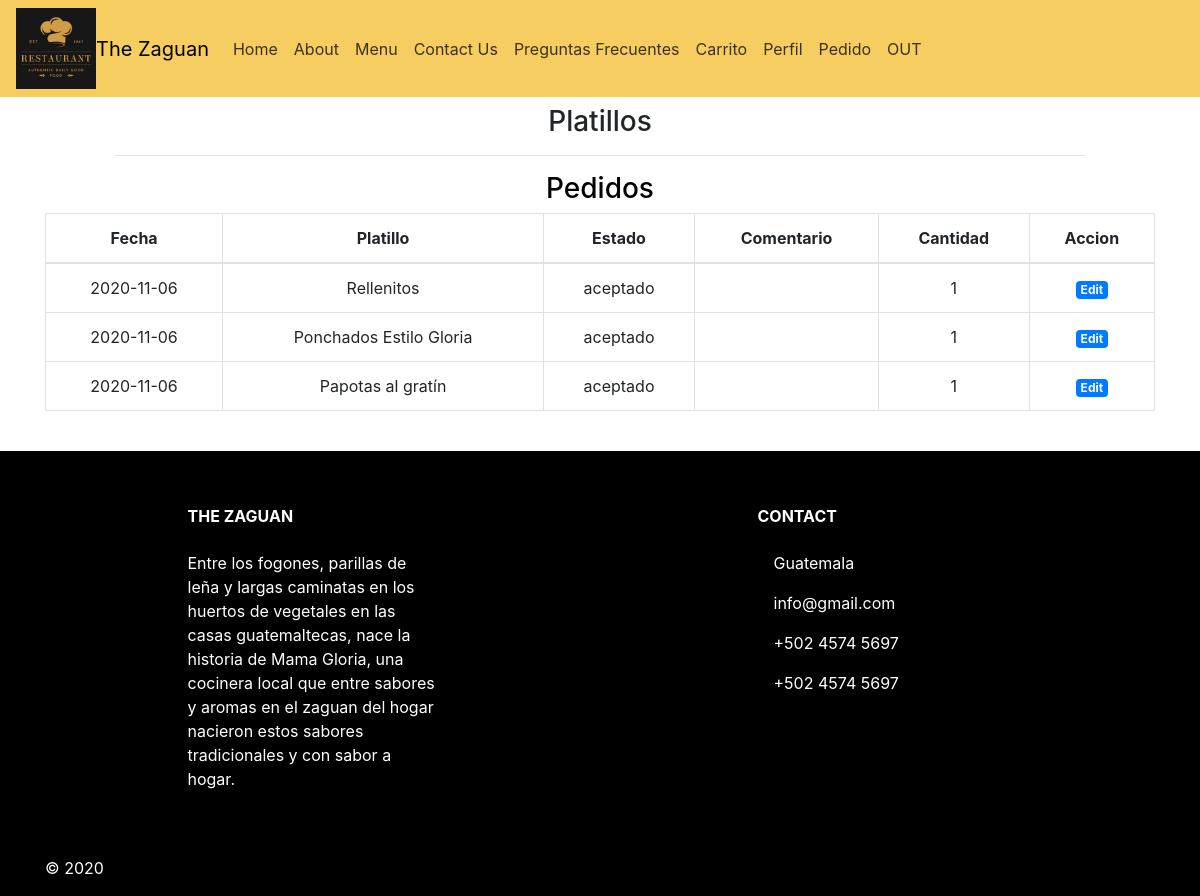
/ordenar/pedido.php (signed in), run on the app's committed database.
### tables this page shows
CREATE TABLE `pedido` (
  `ID_pedido` int(11) NOT NULL,
  `ID_user` int(11) NOT NULL,
  `ID_platillo` int(11) NOT NULL,
  `ID_status` int(11) NOT NULL,
  `Comentario` varchar(150) NOT NULL,
  `fecha` date NOT NULL,
  `Cantidad` int(11) NOT NULL,
  `Total` int(11) NOT NULL
);

CREATE TABLE `platillo` (
  `ID_platillo` int(11) NOT NULL,
  `ID_status` int(11) NOT NULL,
  `tipo_img` varchar(50) NOT NULL,
  `img` longblob NOT NULL,
  `nombre` varchar(50) NOT NULL,
  `precio` int(11) NOT NULL,
  `detalle` varchar(200) NOT NULL
);

CREATE TABLE `estatus` (
  `ID_status` int(11) NOT NULL,
  `status` varchar(50) NOT NULL
);

### ordenar/pedido.php (the view, shortened to what this page needs)
<!doctype html>
<html lang="en">
  <head>
    <link href="../sass/style.css" rel="stylesheet">
    <link rel="stylesheet" href="https://stackpath.bootstrapcdn.com/bootstrap/4.3.1/css/bootstrap.min.css">
  </head>
  <body class="text-center">
    <header>
    <nav class="navbar navbar-expand-xl navbar_intems " id="l"> <img src="../img/Logo.JPG" alt=80px width="80px"><a class="navbar-brand" href="#">The Zaguan</a>
           <div class="collapse navbar-collapse" id="navbarNavAltMarkup">
            <div class="navbar-nav"> <a class="nav-item nav-link active" href="../paginas/Home.php">Home <span class="sr-only">(current)</span></a>
               <a class="nav-item nav-link" href="../paginas/about.html">About</a> <a class="nav-item nav-link" href="../paginas/menu.php">Menu</a>
               <a class="nav-item nav-link" href="../paginas/contact.php"> Contact Us</a> <a class="nav-item nav-link" href="../paginas/preguntas.php"> Preguntas Frecuentes</a>
               <a class="nav-item nav-link" href="../ordenar/orde.php"> Carrito</a>
               <a class="nav-item nav-link" href="../perfiles/usuario.php"> Perfil</a>
               <a class="nav-item nav-link" href="../ordenar/pedido.php">Pedido</a>
               <a class="nav-item nav-link" href="../paginas/logout.php"> OUT</a>
                <a class="nav-item nav-link disabled" href="#"></a> </div> </div>
              </nav>
              <nav>
                <div class ="container-fluid">
                  <div class="row justify-content-center">
                    <div class= "col-md-10">
                      <h3 class="text-center mt-2"> Platillos </h3>
                      <hr>
                    </div>
                  </div>
                </div>
              </nav>
    </header>
   <section id="n1">
      <div class= "container">
      <div class="row">
          <div class="col-md-12">
          <h3 class="text-center"> Pedidos </h3>
          <div class=" table-responsive-md">
            <table class="table table-bordered table-hover">
            <thead>
                <tr>
                  <th>Fecha</th>
                  <th>Platillo</th>
                  <th>Estado</th>
                  <th>Comentario</th>
                  <th>Cantidad</th>
                  <th>Accion</th>
                </tr>
            </thead>
            <tbody>
              <?php
                include '../conexion/conexion.php';
                $user = $_SESSION['ID'];
                $result = $mysqli->query("SELECT p.ID_pedido, p.Comentario, p.ID_user, p.fecha, p.Cantidad, p1.nombre, e.status FROM
                pedido p inner join
                 estatus e on p.ID_status = e.ID_status inner join platillo p1 on p.`ID_platillo`= p1.`ID_platillo` where p.ID_user = $user") or die($mysqli->error);
                while ($row = mysqli_fetch_assoc($result)){
              ?>
              <tr>
                <td><?php echo $row['fecha']?></td>
                <td><?php echo $row['nombre']?></td>
                <td><?php echo $row['status']?></td>
                <td><?php echo $row['Comentario']?></td>
                <td><?php echo $row['Cantidad']?></td>
                <td>
                <a href="update.php?edit=<?php echo $row['ID_pedido']?> " class="badge badge-primary">Edit</a>
                </td>
              </tr>
                <?php }?>
            </tbody>
            </table>
          </div>
         </div>
        </div>
        <br>
    </section>
  <footer class="page-footer font-small mdb-color pt-4" id="f">
      <div class="container text-center text-md-left">
        <div class="row text-center text-md-left mt-3 pb-3">
          <div class="col-md-3 col-lg-3 col-xl-3 mx-auto mt-3">
            <h6 class="text-uppercase mb-4 font-weight-bold">The Zaguan</h6>
            <p>Entre los fogones, parillas de leña y largas caminatas en los huertos de vegetales en las casas guatemaltecas,
              nace la historia de Mama Gloria, una cocinera local que entre sabores y aromas en el zaguan del hogar nacieron
              estos sabores tradicionales y con sabor a hogar.</p>
          </div>
          <div class="col-md-4 col-lg-3 col-xl-3 mx-auto mt-3">
            <h6 class="text-uppercase mb-4 font-weight-bold">Contact</h6>
            <p>
              <i class="fas fa-home mr-3"></i> Guatemala</p>
            <p>
              <i class="fas fa-envelope mr-3"></i> info@gmail.com</p>
            <p>
              <i class="fas fa-phone mr-3"></i> +502 4574 5697</p>
            <p>
              <i class="fas fa-print mr-3"></i> +502 4574 5697</p>
          </div>
        </div>
        <hr>
        <div class="row d-flex align-items-center">
          <div class="col-md-3 col-lg-4">
            <p class="text-center text-md-left">© 2020
            </p>
          </div>
      </div>
    </footer>
  </body>
</html>

### sass/style.css (style rules this page uses)
.navbar-brand { color: black; }
.navbar-nav .nav-link { color: rgba(0, 0, 0, 0.76); }
#n1 { color: black; background-color: #fff; }
.align-items-center { -webkit-box-align: center; -ms-flex-align: center; align-items: center; }
#f { background-color: black; color: #fff; }
#l { background-color: #f6cd61; }

### data on the page
pedido: fecha "2020-11-06", ID_platillo.nombre "Rellenitos", ID_status.status "aceptado", Cantidad "1"
pedido: fecha "2020-11-06", ID_platillo.nombre "Ponchados Estilo Gloria", ID_status.status "aceptado", Cantidad "1"
pedido: fecha "2020-11-06", ID_platillo.nombre "Papotas al gratín", ID_status.status "aceptado", Cantidad "1"
